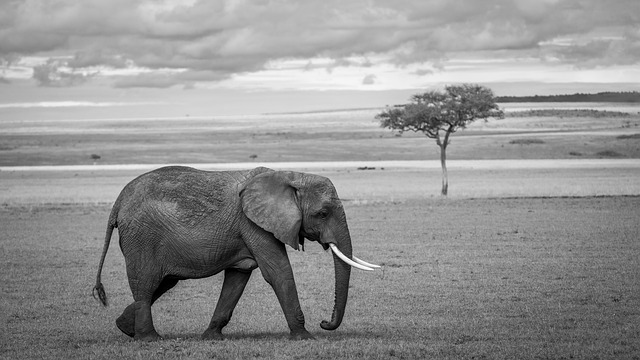
#> input picture original-cinza.png, 640 x 360 px
$ python Trabalho7.py original-cinza.png
#> lines starting #> are read from the running program, lines starting #| are printed output that depends on the picture; after the words box and inside, x2 and y2 are one past the last pixel; in counts of white or black regions, pixels touching at a corner belong together
"""Segmentacao binaria pelo metodo do vale em histograma bimodal.

Uso:
    python Trabalho7_Segmentacao_Vale.py caminho/da/imagem.png

Instalacao:
    python -m pip install pillow numpy matplotlib
"""

import argparse
from pathlib import Path

import matplotlib.pyplot as plt
import numpy as np
from PIL import Image


def carregar_imagem(caminho):
    imagem = Image.open(caminho).convert("L")
    return np.array(imagem, dtype=np.uint8)


def encontrar_limiar_vale(imagem):
    # Conta os pixels de cada intensidade, de 0 a 255.
    histograma = np.bincount(imagem.ravel(), minlength=256)

    # Suaviza pequenas oscilacoes para identificar os picos principais.
    janela = np.ones(9) / 9
    histograma_suave = np.convolve(histograma, janela, mode="same")

    # Seleciona os dois picos mais altos, evitando picos muito proximos.
    picos = []
    for nivel in np.argsort(histograma_suave)[::-1]:
        nivel = int(nivel)
        if all(abs(nivel - pico) >= 30 for pico in picos):
            picos.append(nivel)
        if len(picos) == 2:
            break

    pico1, pico2 = sorted(picos)

    # Procura o ponto mais baixo entre os dois picos.
    trecho = histograma_suave[pico1 + 1:pico2]
    menor_frequencia = trecho.min()
    vales = np.flatnonzero(np.isclose(trecho, menor_frequencia)) + pico1 + 1

    # Em caso de empate, escolhe o vale mais proximo ao meio da escala.
    limiar = int(vales[np.argmin(np.abs(vales - 127.5))])
    return limiar, histograma


def segmentar(imagem, limiar):
    return np.where(imagem > limiar, 255, 0).astype(np.uint8)


def main():
    parser = argparse.ArgumentParser(description="Segmentacao pelo metodo do vale")
    parser.add_argument("imagem", help="Caminho da imagem de entrada")
    args = parser.parse_args()

    imagem = carregar_imagem(args.imagem)
    limiar, histograma = encontrar_limiar_vale(imagem)
#> in encontrar_limiar_vale, `histograma = np.bincount(imagem.ravel(), minlength=256)`: histograma = 256 values, max 2228 at index 181, min 2 at index 253, mean 900
#> in encontrar_limiar_vale, `histograma_suave = np.convolve(histograma, janela, mode="same")`: histograma_suave = 256 values, max 2118.9 at index 183, min 3.44 at index 255, mean 899.3
#> the loop in encontrar_limiar_vale, `for nivel in np.argsort(histograma_suave)[::-1]:` made 18 passes
#> nivel on passes 1 to 12: 183, 156, 158, 182, 157, 184, 159, 155, 160, 161, 154, 162
#> after the loop in encontrar_limiar_vale, `for nivel in np.argsort(histograma_suave)[::-1]:`: picos = [183, 153]
#> in encontrar_limiar_vale, `pico1, pico2 = sorted(picos)`: pico1 = 153; pico2 = 183
#> in encontrar_limiar_vale, `trecho = histograma_suave[pico1 + 1:pico2]`: trecho = 29 values, max 2102.3 at index 2, min 1864.2 at index 19, mean 2002.1
#> in encontrar_limiar_vale, `menor_frequencia = trecho.min()`: menor_frequencia = 1864.2
#> in encontrar_limiar_vale, `vales = np.flatnonzero(np.isclose(trecho, menor_frequencia)) + pico1 + 1`: vales = [173]
#> in encontrar_limiar_vale, `limiar = int(vales[np.argmin(np.abs(vales - 127.5))])`: limiar = 173
#> limiar = 173
    segmentada = segmentar(imagem, limiar)
#> in segmentar, `return np.where(imagem > limiar, 255, 0).astype(np.uint8)`:
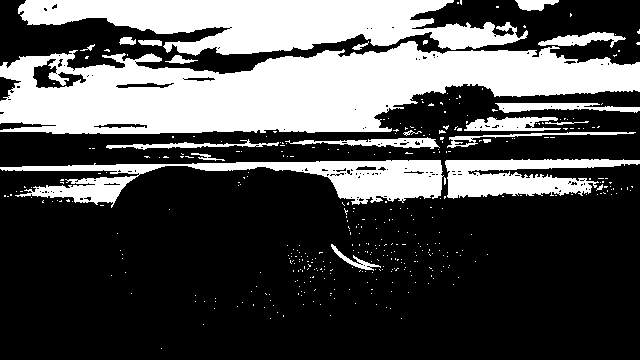
#> returned value: shape (360, 640); 31.3% white; 401 white regions (379 under 20 px), largest, box (x1, y1, x2, y2) and area: (0, 41, 640, 134) 36174, (18, 0, 528, 56) 17055, (0, 160, 444, 208) 7888

    pasta = Path("results")
    pasta.mkdir(exist_ok=True)
    nome = Path(args.imagem).stem
    caminho_saida = pasta / f"{nome}_segmentada.png"
    Image.fromarray(segmentada).save(caminho_saida)

    plt.figure(figsize=(9, 4))
    plt.bar(range(256), histograma, width=1, color="gray")
    plt.axvline(limiar, color="red", linestyle="--", label=f"Limiar T = {limiar}")
    plt.title("Histograma e limiar pelo metodo do vale")
    plt.xlabel("Intensidade (0-255)")
    plt.ylabel("Quantidade de pixels")
    plt.legend()
    plt.tight_layout()
    caminho_histograma = pasta / f"{nome}_histograma.png"
    plt.savefig(caminho_histograma)
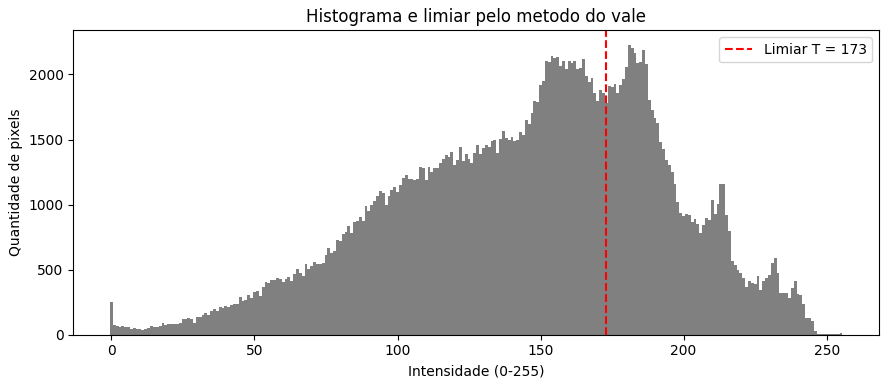
#> figure drawn by matplotlib, 1 panel; tallest bar 2228 high, from x = 180.5 to 181.5
    plt.close()

    print(f"Limiar encontrado: T = {limiar}")
#| Limiar encontrado: T = 173
    print(f"Imagem segmentada: {caminho_saida}")
    print(f"Histograma: {caminho_histograma}")


if __name__ == "__main__":
    main()
